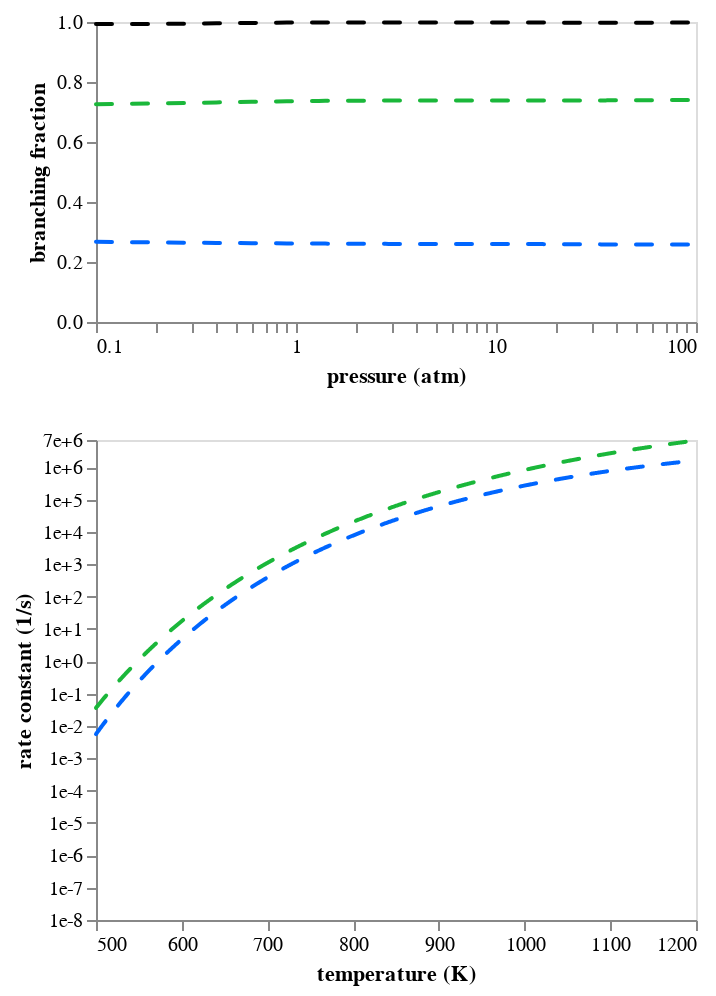

Notebook code for this chart:
### Code cell
branch_frac_chart2 = fig.branching_fraction_chart(
    rate_df2,
    P_range=(0.1, 100),
    T=825,
    legend=legend,
    total=True,
    mark_kwargs={"strokeDash": [8, 10], "strokeCap": "round"},
)
rate_chart2 = fig.rate_chart(
    rate_df2,
    T_range=(500, 1200),
    P=1,
    legend=legend,
    total=total,
    y_range=y_range,
    mark_kwargs={"strokeDash": [8, 10], "strokeCap": "round"},
    units={"substance": "molecules"},
)
chart = alt.vconcat(
    branch_frac_chart2.properties(width=300, height=150),
    rate_chart2.properties(width=300, height=240),
).configure_axis(grid=False)
chart

### Figure 1 — Vega-Lite specification as saved in the notebook (floating-point values rounded to 4 significant figures; data arrays with more than 128 entries replaced by an {"elided": "..."} marker saying what was removed)
{"config": {"view": {"continuousWidth": 300, "continuousHeight": 300}, "axis": {"grid": false}}, "vconcat": [{"data": {"name": "data-2269bc6fecdf24cb7289135c757caa6a"}, "mark": {"type": "line", "strokeCap": "round", "strokeDash": [8, 10]}, "encoding": {"color": {"field": "key", "legend": null, "scale": {"domain": ["total", "C5H6(478)+H(1)", "C5H7(500)"], "range": ["#000000", "#1ab73a", "#0066ff"]}, "type": "nominal"}, "x": {"axis": {"labelExpr": "((abs(datum.value - 0.1) / abs(0.1) < 1e-5) ||\n(abs(datum.value - 1.0) / abs(1.0) < 1e-5) ||\n(abs(datum.value - 10.0) / abs(10.0) < 1e-5) ||\n(abs(datum.value - 100.0) / abs(100.0) < 1e-5) ||\n(abs(datum.value - 100.0) / abs(100.0) < 1e-5)) ? datum.label : ''", "values": [0.1, 0.2, 0.3, 0.4, 0.5, 0.6, 0.7, 0.8, 0.9, 1.0, 2.0, 3.0, 4.0, 5.0, 6.0, 7.0, 8.0, 9.0, 10.0, 20.0, 30.0, 40.0, 50.0, 60.0, 70.0, 80.0, 90.0, 100.0, 100.0]}, "field": "x", "scale": {"domain": [0.1, 100.0], "type": "log"}, "title": "pressure (atm)", "type": "quantitative"}, "y": {"axis": {"format": ".1f"}, "field": "value", "scale": {"domain": [0, 1]}, "title": "branching fraction", "type": "quantitative"}}, "height": 150, "transform": [{"fold": ["total", "C5H6(478)+H(1)", "C5H7(500)"]}], "width": 300}, {"data": {"name": "data-d3cb4ca6513e8a9e08a56873045ba994"}, "mark": {"type": "line", "strokeCap": "round", "strokeDash": [8, 10]}, "encoding": {"color": {"field": "key", "legend": null, "scale": {"domain": ["C5H6(478)+H(1)", "C5H7(500)"], "range": ["#1ab73a", "#0066ff"]}, "type": "nominal"}, "x": {"axis": {"format": ".0f"}, "field": "x", "scale": {"domain": [500, 1200]}, "title": "temperature (K)", "type": "quantitative"}, "y": {"axis": {"format": ".0e", "labelExpr": "((abs(datum.value - 1e-08) / abs(1e-08) < 1e-5) ||\n(abs(datum.value - 1e-07) / abs(1e-07) < 1e-5) ||\n(abs(datum.value - 1e-06) / abs(1e-06) < 1e-5) ||\n(abs(datum.value - 1e-05) / abs(1e-05) < 1e-5) ||\n(abs(datum.value - 0.0001) / abs(0.0001) < 1e-5) ||\n(abs(datum.value - 0.001) / abs(0.001) < 1e-5) ||\n(abs(datum.value - 0.01) / abs(0.01) < 1e-5) ||\n(abs(datum.value - 0.1) / abs(0.1) < 1e-5) ||\n(abs(datum.value - 1.0) / abs(1.0) < 1e-5) ||\n(abs(datum.value - 10.0) / abs(10.0) < 1e-5) ||\n(abs(datum.value - 100.0) / abs(100.0) < 1e-5) ||\n(abs(datum.value - 1000.0) / abs(1000.0) < 1e-5) ||\n(abs(datum.value - 10000.0) / abs(10000.0) < 1e-5) ||\n(abs(datum.value - 100000.0) / abs(100000.0) < 1e-5) ||\n(abs(datum.value - 1000000.0) / abs(1000000.0) < 1e-5) ||\n(abs(datum.value - 7000000.0) / abs(7000000.0) < 1e-5)) ? datum.label : ''", "values": [1e-08, 1e-07, 1e-06, 1e-05, 0.0001, 0.001, 0.01, 0.1, 1.0, 10.0, 100.0, 1000.0, 10000.0, 100000.0, 1000000.0, 7000000.0]}, "field": "value", "scale": {"domain": [1e-08, 7000000.0], "type": "log"}, "title": "rate constant (1/s)", "type": "quantitative"}}, "height": 240, "transform": [{"fold": ["C5H6(478)+H(1)", "C5H7(500)"]}], "width": 300}], "$schema": "https://vega.github.io/schema/vega-lite/v5.20.1.json", "datasets": {"data-2269bc6fecdf24cb7289135c757caa6a": {"elided": "1000 records"}, "data-d3cb4ca6513e8a9e08a56873045ba994": {"elided": "1000 records"}}}
